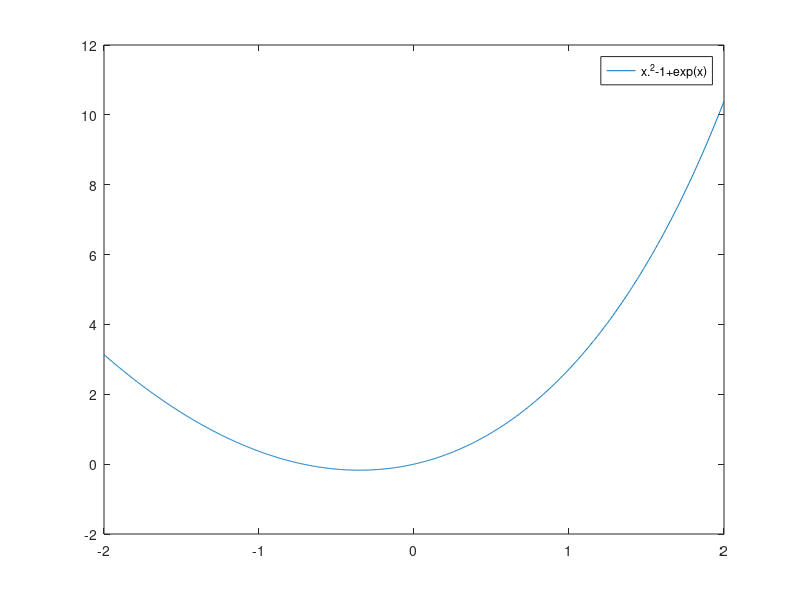

The MATLAB script that drew this image:
a=[1 2 0]
b=[2 3 0]
dot(a,b)
norm(a)
a'
cross(a,b)
%quiver(1,2)
%quiver3(1, 2,3)
x=[1;2;3]
y=[4;5;6]
x*y'
x'*y
x.*y

f='1/(1+x^2)'
lims=[-5,5]
fplot(f,lims)

x=linspace(-2,3,100);
y=exp(x).*(sin(x).^2)
plot(x,y,'c','Linewidth',2);grid on

f=@(x)[x^2-1+exp(x)]
fplot (@sin, [-10, 10], 201);
fplot("x^2-1+exp(x)",[-2 2])
fzero(f,-1)
